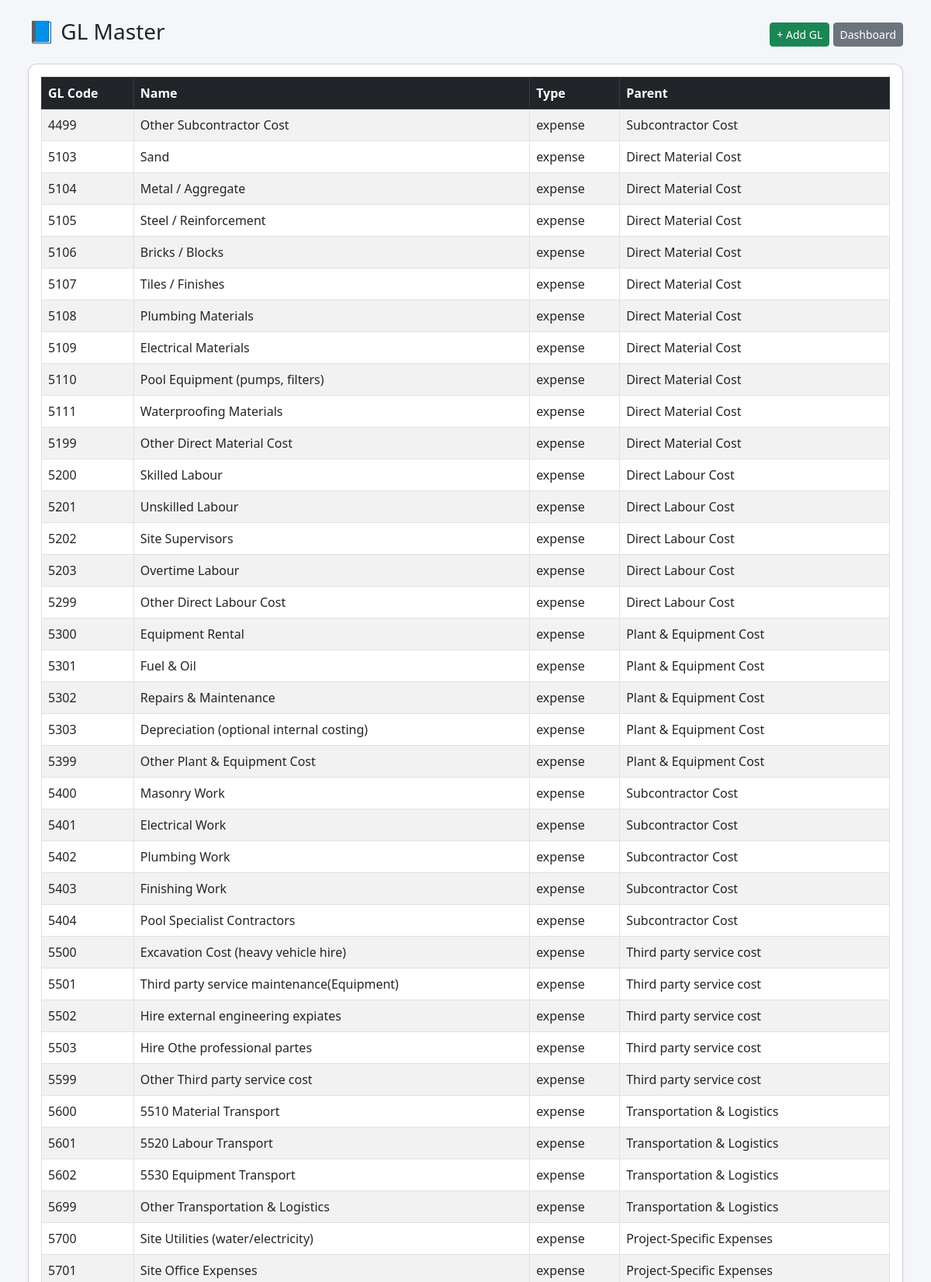
The page /gl/ (signed in, upper part) on the database its author committed.
### pos/models.py (models this page shows, shortened)
class GLMaster(models.Model):
    GL_TYPE_CHOICES = [
        ("asset", "Asset"),
        ("liability", "Liability"),
        ("equity", "Equity"),
        ("income", "Income"),
        ("expense", "Expense"),
    ]
    gl_code = models.CharField(max_length=50, unique=True)
    gl_name = models.CharField(max_length=200)
    gl_type = models.CharField(max_length=20, choices=GL_TYPE_CHOICES)
    parent_group = models.CharField(max_length=100, blank=True, null=True)
    description = models.TextField(blank=True, null=True)
    is_active = models.BooleanField(default=True)
    class Meta:
        ordering = ["gl_code"]

### pos/views.py (the view)
# urls.py: path('gl/', views.gl_list, name='gl_list'),
@user_passes_test(can_use_gl)
def gl_list(request):
    gls = GLMaster.objects.all().order_by("gl_code")
    return render(request, "pos/gl_list.html", {"gl_accounts": gls})

### pos/views.py (called while the page is built)
def is_owner(user):
    return user.is_superuser or user.groups.filter(name__iexact="Owner").exists()

def can_use_gl(user):
    return is_owner(user)

### pos/templates/pos/gl_list.html (shortened to what this page needs)
<!DOCTYPE html>
<html>
<head>
    <link href="https://cdn.jsdelivr.net/npm/bootstrap@5.3.0/dist/css/bootstrap.min.css" rel="stylesheet">
</head>
<body class="p-4">
<div class="container-fluid">
    <div class="d-flex justify-content-between align-items-center mb-3">
        <h3>📘 GL Master</h3>
        <div>
            <a href="{% url 'add_gl' %}" class="btn btn-success btn-sm">+ Add GL</a>
            <a href="{% url 'dashboard' %}" class="btn btn-secondary btn-sm">Dashboard</a>
        </div>
    </div>
    <div class="card shadow-sm p-3">
        <div class="table-responsive">
            <table class="table table-bordered table-striped bg-white">
                <thead class="table-dark">
                    <tr>
                        <th>GL Code</th>
                        <th>Name</th>
                        <th>Type</th>
                        <th>Parent</th>
                    </tr>
                </thead>
                <tbody>
                    {% for gl in gl_accounts %}
                    <tr>
                        <td>{{ gl.gl_code }}</td>
                        <td>{{ gl.gl_name }}</td>
                        <td>{{ gl.gl_type }}</td>
                        <td>{{ gl.parent_group|default:"-" }}</td>
                    </tr>
                    {% empty %}
                    <tr>
                        <td colspan="4" class="text-center">No GL accounts found</td>
                    </tr>
                    {% endfor %}
                </tbody>
            </table>
        </div>
    </div>
</div>
</body>
</html>

### pos/templates/pos/gl_list.html (style rules this page uses)
body { background: #f4f6f9; }
.card { border-radius: 12px; }

### rows shown on the page
GLMaster: gl_code "4499", gl_name "Other Subcontractor Cost", gl_type "expense", parent_group "Subcontractor Cost"
GLMaster: gl_code "5103", gl_name "Sand", gl_type "expense", parent_group "Direct Material Cost"
GLMaster: gl_code "5104", gl_name "Metal / Aggregate", gl_type "expense", parent_group "Direct Material Cost"
GLMaster: gl_code "5105", gl_name "Steel / Reinforcement", gl_type "expense", parent_group "Direct Material Cost"
GLMaster: gl_code "5106", gl_name "Bricks / Blocks", gl_type "expense", parent_group "Direct Material Cost"
GLMaster: gl_code "5107", gl_name "Tiles / Finishes", gl_type "expense", parent_group "Direct Material Cost"
GLMaster: gl_code "5108", gl_name "Plumbing Materials", gl_type "expense", parent_group "Direct Material Cost"
GLMaster: gl_code "5109", gl_name "Electrical Materials", gl_type "expense", parent_group "Direct Material Cost"
GLMaster: gl_code "5110", gl_name "Pool Equipment (pumps, filters)", gl_type "expense", parent_group "Direct Material Cost"
GLMaster: gl_code "5111", gl_name "Waterproofing Materials", gl_type "expense", parent_group "Direct Material Cost"
GLMaster: gl_code "5199", gl_name "Other Direct Material Cost", gl_type "expense", parent_group "Direct Material Cost"
GLMaster: gl_code "5200", gl_name "Skilled Labour", gl_type "expense", parent_group "Direct Labour Cost"
GLMaster: gl_code "5201", gl_name "Unskilled Labour", gl_type "expense", parent_group "Direct Labour Cost"
GLMaster: gl_code "5202", gl_name "Site Supervisors", gl_type "expense", parent_group "Direct Labour Cost"
GLMaster: gl_code "5203", gl_name "Overtime Labour", gl_type "expense", parent_group "Direct Labour Cost"
GLMaster: gl_code "5299", gl_name "Other Direct Labour Cost", gl_type "expense", parent_group "Direct Labour Cost"
GLMaster: gl_code "5300", gl_name "Equipment Rental", gl_type "expense", parent_group "Plant & Equipment Cost"
GLMaster: gl_code "5301", gl_name "Fuel & Oil", gl_type "expense", parent_group "Plant & Equipment Cost"
GLMaster: gl_code "5302", gl_name "Repairs & Maintenance", gl_type "expense", parent_group "Plant & Equipment Cost"
GLMaster: gl_code "5303", gl_name "Depreciation (optional internal costing)", gl_type "expense", parent_group "Plant & Equipment Cost"
GLMaster: gl_code "5399", gl_name "Other Plant & Equipment Cost", gl_type "expense", parent_group "Plant & Equipment Cost"
GLMaster: gl_code "5400", gl_name "Masonry Work", gl_type "expense", parent_group "Subcontractor Cost"
GLMaster: gl_code "5401", gl_name "Electrical Work", gl_type "expense", parent_group "Subcontractor Cost"
GLMaster: gl_code "5402", gl_name "Plumbing Work", gl_type "expense", parent_group "Subcontractor Cost"
GLMaster: gl_code "5403", gl_name "Finishing Work", gl_type "expense", parent_group "Subcontractor Cost"
GLMaster: gl_code "5404", gl_name "Pool Specialist Contractors", gl_type "expense", parent_group "Subcontractor Cost"
GLMaster: gl_code "5500", gl_name "Excavation Cost (heavy vehicle hire)", gl_type "expense", parent_group "Third party service cost"
GLMaster: gl_code "5501", gl_name "Third party service maintenance(Equipment)", gl_type "expense", parent_group "Third party service cost"
GLMaster: gl_code "5502", gl_name "Hire external engineering expiates", gl_type "expense", parent_group "Third party service cost"
GLMaster: gl_code "5503", gl_name "Hire Othe professional partes", gl_type "expense", parent_group "Third party service cost"
GLMaster: gl_code "5599", gl_name "Other Third party service cost", gl_type "expense", parent_group "Third party service cost"
GLMaster: gl_code "5600", gl_name "5510 Material Transport", gl_type "expense", parent_group "Transportation & Logistics"
GLMaster: gl_code "5601", gl_name "5520 Labour Transport", gl_type "expense", parent_group "Transportation & Logistics"
GLMaster: gl_code "5602", gl_name "5530 Equipment Transport", gl_type "expense", parent_group "Transportation & Logistics"
GLMaster: gl_code "5699", gl_name "Other Transportation & Logistics", gl_type "expense", parent_group "Transportation & Logistics"
GLMaster: gl_code "5700", gl_name "Site Utilities (water/electricity)", gl_type "expense", parent_group "Project-Specific Expenses"
GLMaster: gl_code "5701", gl_name "Site Office Expenses", gl_type "expense", parent_group "Project-Specific Expenses"
